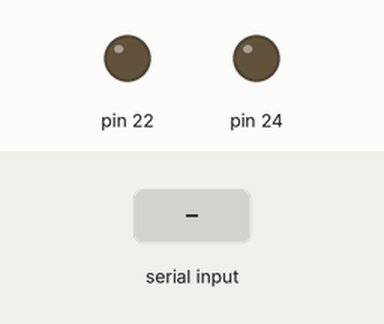
This sketch was run on a simulated Arduino Mega 2560, built with avr-gcc and run on an emulated ATmega2560. On the bench: output pins drawn as LEDs (lit = HIGH). The inputs (shaded band) are chosen by the test bench.

Above: at 1.2 s.
1.3 s: "0" received over Serial
At 3.4 s:
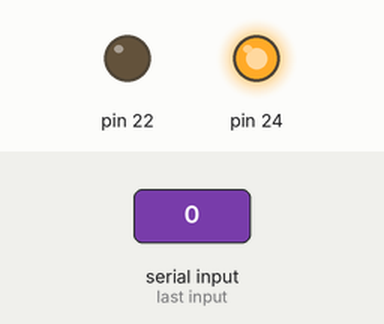
3.8 s: "1" received over Serial
At 5.6 s:
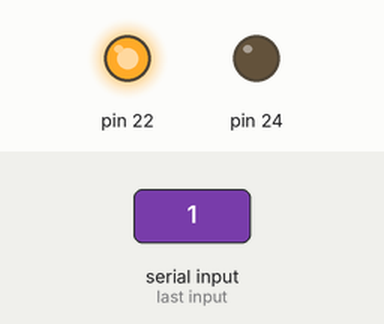
Timing chart, 0 to 8.8 s (numbered marks = the images above; inputs shaded):
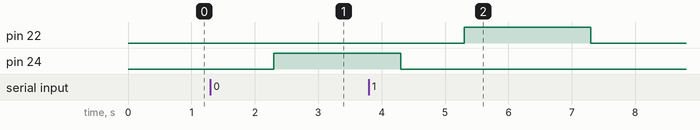

The sketch:

sketch_sep04a.ino
```cpp
String Q = "";

void setup() {
  // put your setup code here, to run once:
  Serial.begin(9600);
  pinMode(22, OUTPUT);
  pinMode(24, OUTPUT);
}

void loop() {
  // put your main code here, to run repeatedly:

  Q = "";

  if (Serial.available() > 0)
  {
    Q = Serial.readString();
    if(Q.indexOf("0")!=-1)
    {
      digitalWrite(24,HIGH);
      delay(2000);
      digitalWrite(24,LOW);
    }
    else if(Q.indexOf("1")!=-1)
    {
      digitalWrite(22,HIGH);
      delay(2000);
      digitalWrite(22,LOW);
    }
  }
}
```

Measured:
- after the input at 1.3 s, pin 24: LOW → HIGH after 1.0 s
- after the input at 3.8 s, pin 22: LOW → HIGH after 1.5 s, → LOW 2.0 s later
